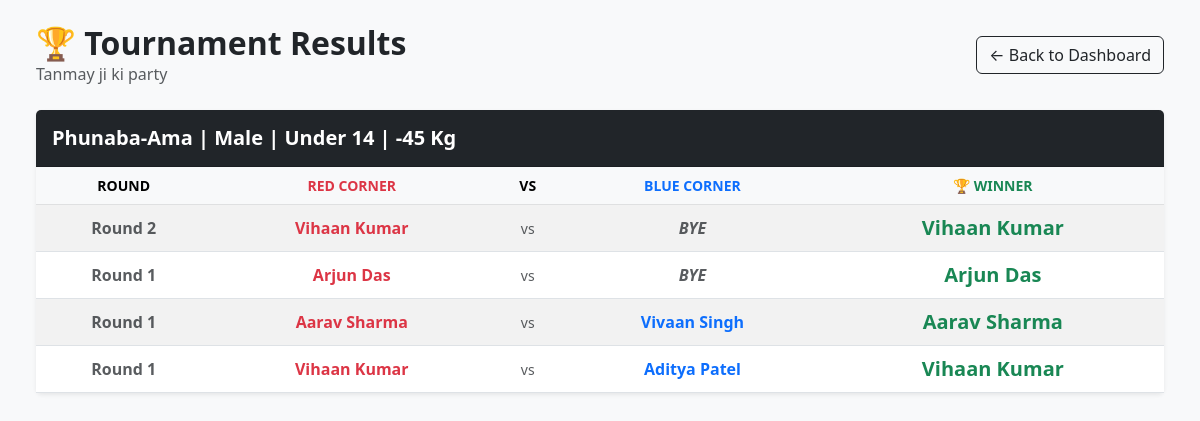
The app's page /tournaments/1/results/, older data.
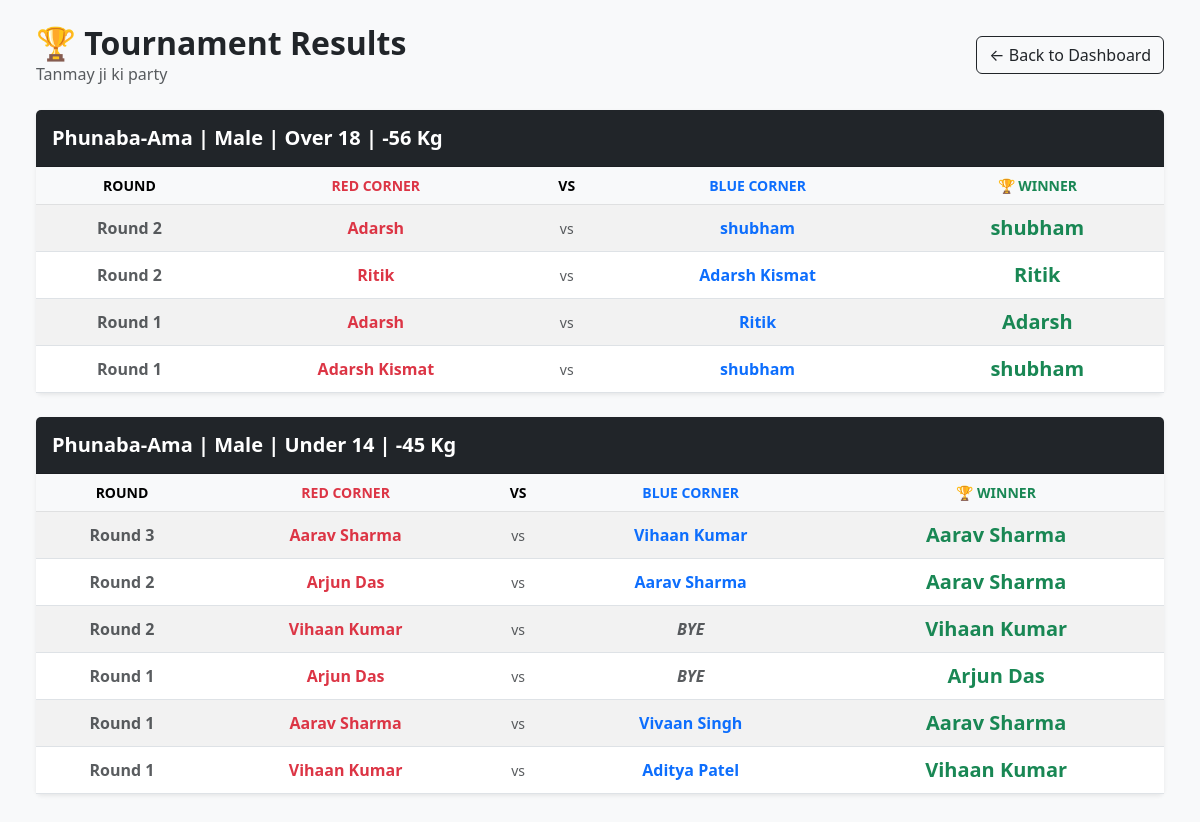
The same page, newer data.
### thangta/models.py (models this page shows, shortened)
class Match(models.Model):
    tournament = models.ForeignKey(Tournament, on_delete=models.CASCADE)
    event_type = models.CharField(max_length=50)
    age_category = models.CharField(max_length=3)
    weight_category = models.CharField(max_length=4)
    gender = models.CharField(max_length=10)
    is_active = models.BooleanField(default=False)
    is_completed = models.BooleanField(default=False)
    round_number = models.IntegerField(default=1)
    current_round = models.IntegerField(default=1) # Tracks Round 1, Round 2, or 3 (Tie Breaker)
    current_sub_round = models.IntegerField(default=1)
    match_sequence = models.IntegerField(help_text="Order of the match in this round")
    current_sub_round = models.IntegerField(default=1)
    active_scorers = models.ManyToManyField(CustomUser, blank=True, related_name='scoring_matches')
    ring_number = models.IntegerField(default=1)
    participant_red = models.ForeignKey(Participant, related_name='matches_as_red', on_delete=models.CASCADE)
    participant_blue = models.ForeignKey(Participant, related_name='matches_as_blue', on_delete=models.CASCADE, null=True, blank=True)
    winner = models.ForeignKey(Participant, related_name='matches_won', on_delete=models.SET_NULL, null=True, blank=True)
    round_1_red = models.IntegerField(default=0)
    round_1_blue = models.IntegerField(default=0)
    round_2_red = models.IntegerField(default=0)
    round_2_blue = models.IntegerField(default=0)
    round_3_red = models.IntegerField(default=0)
    round_3_blue = models.IntegerField(default=0)
    @property
    def age_display(self):
        age_map = {'U14': 'Under 14', 'U18': 'Under 18', 'O18': 'Over 18'}
        return age_map.get(self.age_category, self.age_category)
    @property
    def weight_display(self):
        if self.weight_category and "Kg" not in str(self.weight_category):
            return f"{self.weight_category} Kg"
        return self.weight_category
    @property
    def full_category_name(self):
        return f"{self.event_type} | {self.gender} | {self.age_display} | {self.weight_display}"

class Participant(models.Model):
    class GenderChoices(models.TextChoices):
        MALE = 'Male', 'Male'
        FEMALE = 'Female', 'Female'
    class EventTypeChoices(models.TextChoices):
        PHUNABA_AMA = 'Phunaba-Ama', 'Phunaba-Ama'
        PHUNABA_ANISHUBA = 'Phunaba-Anishuba', 'Phunaba-Anishuba'
    class AgeCategory(models.TextChoices):
        UNDER_14 = 'U14', 'Under 14'
        UNDER_18 = 'U18', 'Under 18'
        OVER_18 = 'O18', 'Over 18'
    class WeightCategory(models.TextChoices):
        MINUS_21 = '-21', '-21 Kg'
        MINUS_25 = '-25', '-25 Kg'
        MINUS_29 = '-29', '-29 Kg'
        MINUS_33 = '-33', '-33 Kg'
        MINUS_37 = '-37', '-37 Kg'
        MINUS_40 = '-40', '-40 Kg'
        MINUS_41 = '-41', '-41 Kg'
        MINUS_44 = '-44', '-44 Kg'
        MINUS_45 = '-45', '-45 Kg'
        MINUS_49 = '-49', '-49 Kg'
        MINUS_52 = '-52', '-52 Kg'
        MINUS_53 = '-53', '-53 Kg'
        MINUS_56 = '-56', '-56 Kg'
        MINUS_75 = '-75', '-75 Kg'
        PLUS_53 = '+53', '+53 Kg'
    tournament = models.ForeignKey(
        Tournament,
        on_delete=models.CASCADE,
        related_name='participants',
        null=True, blank=True
    )
    name = models.CharField(max_length=200, null=True, blank=True)
    actual_age = models.IntegerField(null=True, blank=True, help_text="Age in numbers")
    date_of_birth = models.DateField(null=True, blank=True) # Add this!
    age = models.IntegerField(default = 0)
    gender = models.CharField(max_length=10, choices=GenderChoices.choices, null=True, blank=True)
    contact = models.CharField(max_length=15, null=True, blank=True)
    district = models.CharField(max_length=100)
    district_code = models.CharField(max_length=20)
    event_type = models.CharField(max_length=50, choices=EventTypeChoices.choices, null=True, blank=True)
    age_category = models.CharField(
        max_length=3,
        choices=AgeCategory.choices,
        help_text="Select the participant's age group."
    )
    weight_category = models.CharField(
        max_length=4,
        choices=WeightCategory.choices,
        help_text="Select the participant's weight class."
    )

### thangta/views.py (the view)
# urls.py: path('tournaments/<int:tournament_id>/results/', tournament_results, name='tournament-results'),
def tournament_results(request, tournament_id):
    tournament = get_object_or_404(Tournament, id=tournament_id)
    completed_matches = Match.objects.filter(
        tournament=tournament,
        is_completed=True
    ).order_by('event_type', 'gender', 'age_category', 'weight_category', '-round_number')
    return render(request, 'tournament_results.html', {
        'tournament': tournament,
        'completed_matches': completed_matches
    })

### thangta/templates/tournament_results.html (shortened to what this page needs)
<!DOCTYPE html>
<html lang="en">
<head>
    <link href="https://cdn.jsdelivr.net/npm/bootstrap@5.3.0/dist/css/bootstrap.min.css" rel="stylesheet">
</head>
<body class="bg-light p-4">
<div class="container-fluid">
    <div class="d-flex justify-content-between align-items-center mb-4">
        <div>
            <h2 class="fw-bold m-0">🏆 Tournament Results</h2>
            <p class="text-muted m-0">{{ tournament.name }}</p>
        </div>
        <a href="{% url 'tournament-dashboard' %}" class="btn btn-outline-dark">← Back to Dashboard</a>
    </div>
    {% regroup completed_matches by full_category_name as category_list %}
    <div class="row">
        {% for category in category_list %}
        <div class="col-12 mb-4">
            <div class="card shadow-sm border-0">
                <div class="card-header bg-dark text-white py-3">
                    <h5 class="m-0 fw-bold">{{ category.grouper }}</h5>
                </div>
                <div class="card-body p-0 table-responsive">
                    <table class="table table-hover table-striped m-0 align-middle text-center">
                        <thead class="table-light">
                            <tr>
                                <th class="small">ROUND</th>
                                <th class="small text-danger">RED CORNER</th>
                                <th class="small">VS</th>
                                <th class="small text-primary">BLUE CORNER</th>
                                <th class="small text-success">🏆 WINNER</th>
                            </tr>
                        </thead>
                        <tbody>
                            {% for match in category.list %}
                            <tr>
                                <td class="fw-bold text-muted">Round {{ match.round_number }}</td>
                                <td class="fw-bold text-danger">{{ match.participant_red.name }}</td>
                                <td class="text-muted small">vs</td>
                                {% if match.participant_blue %}
                                    <td class="fw-bold text-primary">{{ match.participant_blue.name }}</td>
                                {% else %}
                                    <td class="fw-bold text-muted fst-italic">BYE</td>
                                {% endif %}
                                <td class="fw-bold text-success fs-5">
                                    {{ match.winner.name }}
                                </td>
                            </tr>
                            {% endfor %}
                        </tbody>
                    </table>
                </div>
            </div>
        </div>
        {% endfor %}
    </div>
</div>
</body>
</html>

Row changes from the older to the newer data that the page shows:
added Match: round_number "2", participant_red.name "Adarsh", participant_blue.name "shubham", winner.name "shubham", shown under "Phunaba-Ama | Male | Over 18 | -56 Kg"
added Match: round_number "2", participant_red.name "Ritik", participant_blue.name "Adarsh Kismat", winner.name "Ritik", shown under "Phunaba-Ama | Male | Over 18 | -56 Kg"
added Match: round_number "1", participant_red.name "Adarsh", participant_blue.name "Ritik", winner.name "Adarsh", shown under "Phunaba-Ama | Male | Over 18 | -56 Kg"
added Match: round_number "1", participant_red.name "Adarsh Kismat", participant_blue.name "shubham", winner.name "shubham", shown under "Phunaba-Ama | Male | Over 18 | -56 Kg"
added Match: round_number "3", participant_red.name "Aarav Sharma", participant_blue.name "Vihaan Kumar", winner.name "Aarav Sharma", shown under "Phunaba-Ama | Male | Under 14 | -45 Kg"
now on this page (row edited): Match: round_number "2", participant_red.name "Arjun Das", participant_blue.name "Aarav Sharma", winner.name "Aarav Sharma", shown under "Phunaba-Ama | Male | Under 14 | -45 Kg"
Text that changed along with them:
new list line: "Phunaba-Ama | Male | Over 18 | -56 Kg ROUND RED CORNER VS BLUE CORNER 🏆 WINNER"
